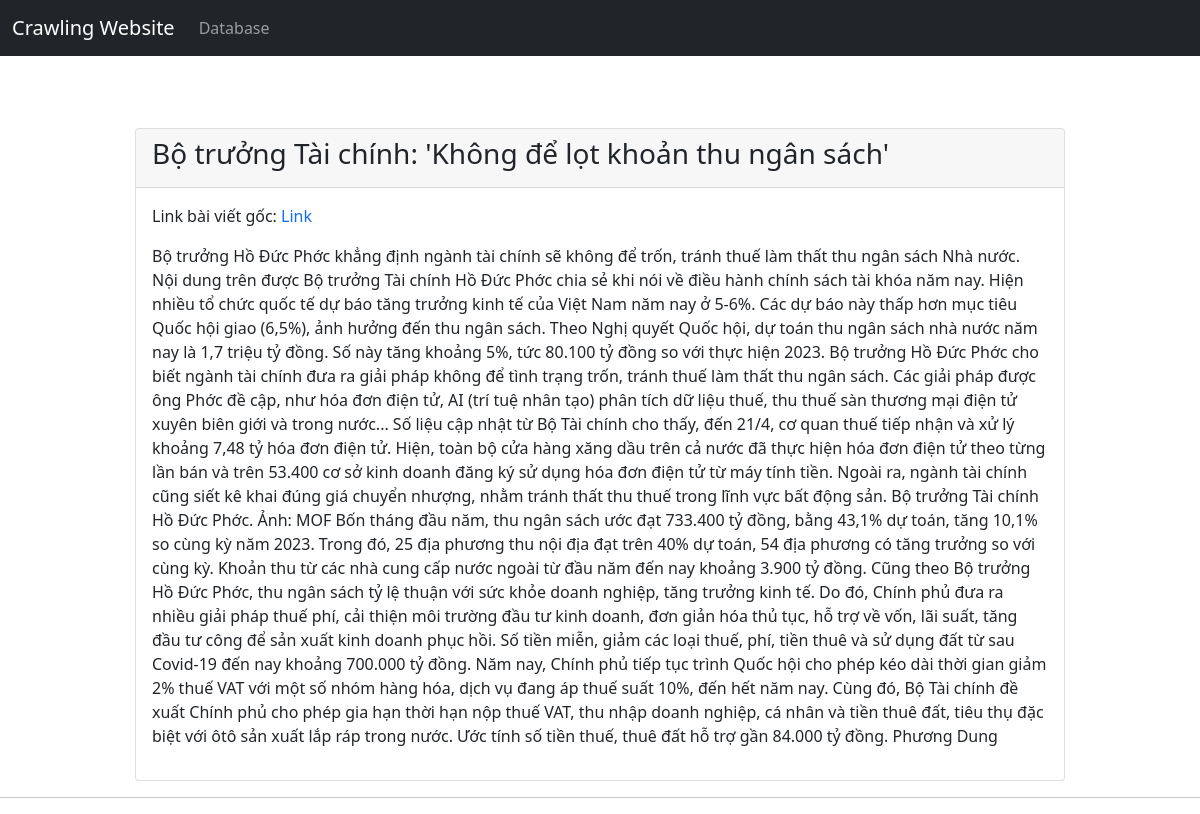
The page /paper/192 on the database its author committed.
### tables this page shows
CREATE TABLE BaiViet (ID INTEGER PRIMARY KEY AUTOINCREMENT, TieuDe TEXT, NoiDung TEXT, TacGia TEXT, NgayDang TEXT, HinhAnh TEXT, Url TEXT, ID_DanhMuc INTEGER REFERENCES DanhMuc (ID));

### crawl_website/views.py (the view)
@view.route('/paper/<id>', methods=['GET'])
def get_paper(id):
    row = utils.select_paper(id)
    _data = {
        'ID': row[0],
        'TieuDe': row[1],
        'NoiDung': row[2],
        'TacGia': row[3],
        'NgayDang': row[4],
        'HinhAnh': row[5],
        'Url': row[6]
    }
    print(row[1])
    return render_template('paper.html',data=_data)

### crawl_website/utils.py (called while the page is built)
def select_paper(id):
    conn = sqlite3.connect(str_conn)
    query = "SELECT * FROM BaiViet WHERE ID = ?"
    data = conn.execute(query,(id,)).fetchall()[0]
    conn.close()
    return data

### crawl_website/templates/paper.html (shortened to what this page needs)
{% extends "base.html" %}
{% block content %}
<div class="row">
    <div class="d-grid gap-2 d-md-flex justify-content-md-center">
        <div class="col-md-10">
            <div class="card">
                <div class="card-header">
                    <h3>{{data.TieuDe}}</h3>
                </div>
                <div class="card-body">
                    <p>Link bài viết gốc: <a style="text-decoration: none;font: inherit;" href="{{data.Url}}">Link</a> </p>
                    <p>{{data.NoiDung}}</p>
                </div>
            </div>
        </div>
    </div>
</div>
{% endblock %}

### crawl_website/templates/base.html (shortened to what this page needs)
<!DOCTYPE html>
<html lang="en">
<head>
    <link rel="stylesheet" href="{{url_for('static', filename='css/bootstrap.css')}}">
</head>
<body>
    <nav class="navbar navbar-expand-lg navbar-dark bg-dark">
        <div class="container-fluid">
            <a class="navbar-brand" href="/">Crawling Website</a>
            <div class="collapse navbar-collapse" id="navbar_main">
                <ul class="nav navbar-nav">
                    <li class="nav-item">
                        <a class="nav-link" aria-current="page" href="/database">Database</a>
                    </li>
                </ul>
            </div>
    </nav>
    <br>
    <div class="container body-content">
        <br>
        <br>
        {% block content %}
        {% endblock %}
    </div>
    <div>
        <hr>
    </div>
</body>
</html>

### rows shown on the page
BaiViet: TieuDe "Bộ trưởng Tài chính: 'Không để lọt khoản thu ngân sách'", NoiDung "Bộ trưởng Hồ Đức Phớc khẳng định ngành tài chính sẽ không để trốn, tránh thuế làm thất thu ngân sách Nhà nước. Nội dung trên được Bộ trưởng Tài chính Hồ Đức Phớc chia sẻ khi nói về điều hành chính sách tài khóa năm nay. Hiện nhiều tổ chức quốc tế dự báo tăng trưởng kinh tế của Việt Nam năm nay ở 5-6%. Các dự báo này thấp hơn mục tiêu Quốc hội giao (6,5%), ảnh hưởng đến thu ngân sách. Theo Nghị quyết Quốc hội, dự toán thu ngân sách nhà nước năm nay là 1,7 triệu tỷ đồng. Số này tăng khoảng 5%, tức 80.100 tỷ đồng so với thực hiện 2023. Bộ trưởng Hồ Đức Phớc cho biết ngành tài chính đưa ra giải pháp không để tình trạng trốn, tránh thuế làm thất thu ngân sách. Các giải pháp được ông Phớc đề cập,…"
